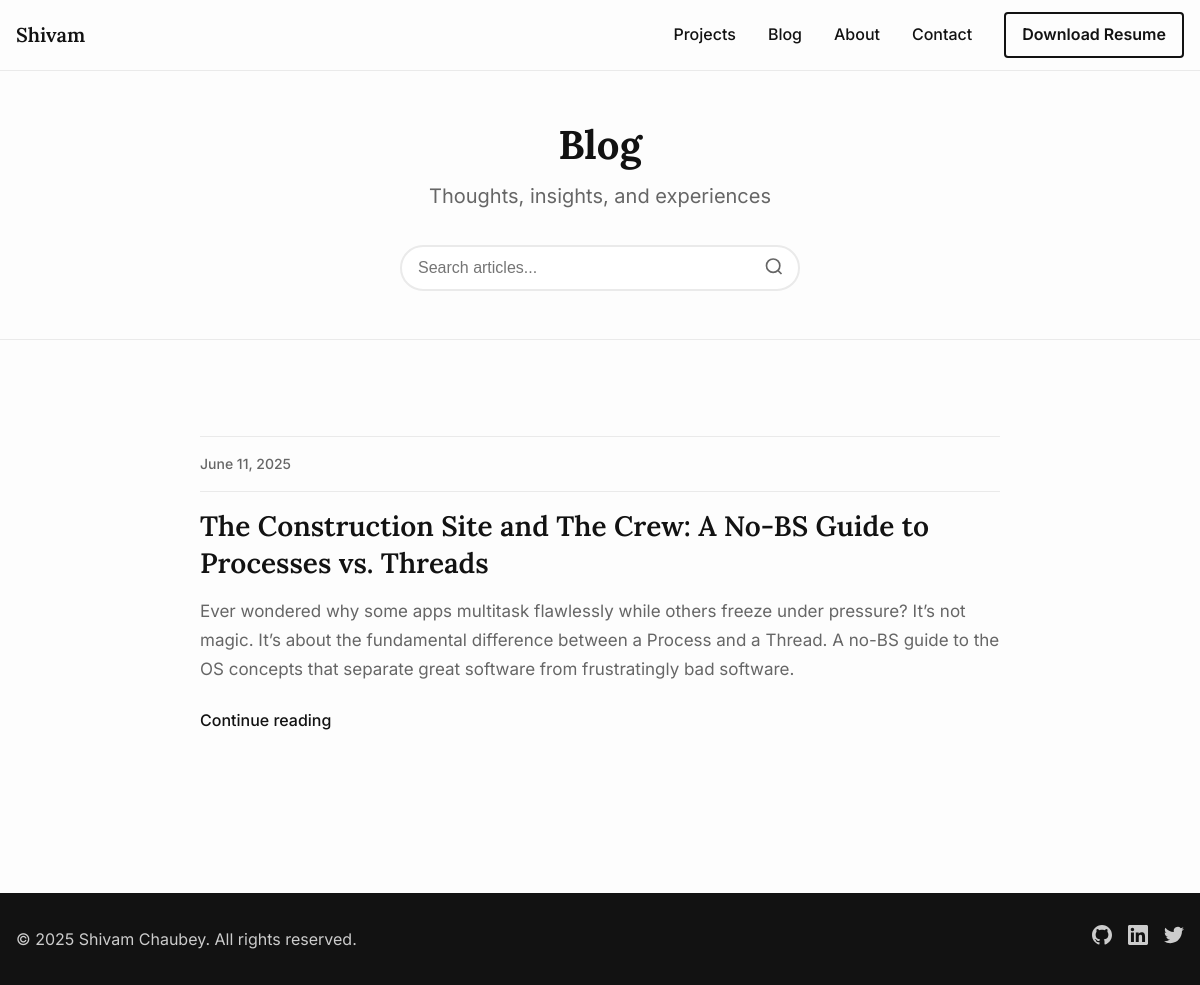
Screenshot of /blog/ with the database file from the repository.
### portfolio/models.py (models this page shows, shortened)
class SiteSettings(models.Model):
    site_title = models.CharField(max_length=100, default="Shivam Chaubey")
    navbar_title = models.CharField(max_length=50, default="Shivam", help_text="Text for navbar brand")
    hero_title = models.CharField(max_length=100, default="Hi, I am Shivam", help_text="Main hero section title")
    author_name = models.CharField(max_length=100, default="Shivam Chaubey", help_text="Author name for blog posts")
    tagline = models.CharField(max_length=200,
                              default="Software Developer & Creative Technologist")
    bio_short = models.TextField(max_length=500,
                                help_text="Brief bio for homepage hero section")
    bio_long = RichTextUploadingField(help_text="Detailed bio for about page")
    profile_image = models.ImageField(upload_to='profile/', blank=True, null=True,
                                     help_text="Professional headshot")
    email = models.EmailField(help_text="Professional email address")
    github_url = models.URLField(blank=True, help_text="GitHub profile URL")
    linkedin_url = models.URLField(blank=True, help_text="LinkedIn profile URL")
    twitter_url = models.URLField(blank=True, help_text="Twitter/X profile URL")
    meta_description = models.TextField(max_length=160, blank=True,
                                       help_text="Site description for search engines")
    created_at = models.DateTimeField(auto_now_add=True)
    updated_at = models.DateTimeField(auto_now=True)
    class Meta:
        verbose_name = "Site Settings"
        verbose_name_plural = "Site Settings"

class BlogPost(models.Model):
    title = models.CharField(max_length=200, help_text="The title of your blog post")
    slug = models.SlugField(max_length=200, unique=True, blank=True,
                           help_text="URL-friendly version of the title (auto-generated)")
    excerpt = models.TextField(max_length=300,
                              help_text="Brief description shown on blog listing page")
    content = RichTextUploadingField(help_text="Full blog post content with rich text editor")
    is_featured = models.BooleanField(default=False,
                                     help_text="Show on homepage featured section")
    is_published = models.BooleanField(default=True,
                                      help_text="Make this post visible to visitors")
    created_at = models.DateTimeField(auto_now_add=True)
    updated_at = models.DateTimeField(auto_now=True)
    published_at = models.DateTimeField(default=timezone.now,
                                       help_text="When this post should be published")
    class Meta:
        ordering = ['-published_at']
        verbose_name = "Blog Post"
        verbose_name_plural = "Blog Posts"
    def get_absolute_url(self):
        return reverse('blog_detail', kwargs={'slug': self.slug})

### portfolio/views.py (the view)
# urls.py: path('blog/', views.blog_list, name='blog_list'),
def blog_list(request):
    blog_posts = BlogPost.objects.filter(is_published=True)
    search_query = request.GET.get('search')
    if search_query:
        blog_posts = blog_posts.filter(
            Q(title__icontains=search_query) |
            Q(excerpt__icontains=search_query) |
            Q(content__icontains=search_query)
        )
    paginator = Paginator(blog_posts, 10)  # Show 10 posts per page
    page_number = request.GET.get('page')
    page_obj = paginator.get_page(page_number)
    context = {
        'site_settings': get_site_settings(),
        'page_obj': page_obj,
        'search_query': search_query,
    }
    return render(request, 'portfolio/blog_list.html', context)

### templates/portfolio/blog_list.html (shortened to what this page needs)
{% extends 'base.html' %}
{% load static %}
{% block content %}
<section class="page-header">
    <div class="container">
        <h1 class="page-title">Blog</h1>
        <p class="page-subtitle">Thoughts, insights, and experiences</p>
        <div class="search-form">
            <form method="get" class="search-container">
                <input type="text" name="search" placeholder="Search articles..."
                       value="{{ search_query|default:'' }}" class="search-input">
                <button type="submit" class="search-btn">
                    <svg width="20" height="20" viewBox="0 0 24 24" fill="none" stroke="currentColor" stroke-width="2">
                        <circle cx="11" cy="11" r="8"/>
                        <path d="m21 21-4.35-4.35"/>
                    </svg>
                </button>
            </form>
        </div>
    </div>
</section>
<section class="blog-content">
    <div class="container">
        {% if page_obj %}
            <div class="blog-articles">
                {% for post in page_obj %}
                <article class="blog-article">
                    <div class="article-meta">
                        <time datetime="{{ post.published_at|date:'Y-m-d' }}">
                            {{ post.published_at|date:'F j, Y' }}
                        </time>
                    </div>
                    <h2 class="article-title">
                        <a href="{{ post.get_absolute_url }}">{{ post.title }}</a>
                    </h2>
                    <p class="article-excerpt">{{ post.excerpt }}</p>
                    <a href="{{ post.get_absolute_url }}" class="article-link">Continue reading</a>
                </article>
                {% endfor %}
            </div>
        {% else %}
            <div class="empty-state">
                <h3>No blog posts found</h3>
                <p>{% if search_query %}Try adjusting your search terms.{% else %}Check back soon for new content!{% endif %}</p>
            </div>
        {% endif %}
    </div>
</section>
{% endblock %}

### templates/base.html (shortened to what this page needs)
<!DOCTYPE html>
<html lang="en">
<head>
    {% load static %}
    <link rel="stylesheet" href="{% static 'css/style.css' %}">
</head>
<body>
    <nav class="navbar">
        <div class="nav-container">
            <a href="{% url 'index' %}" class="nav-brand">{{ site_settings.navbar_title }}</a>
            <div class="nav-menu" id="nav-menu">
                <a href="{% url 'projects' %}" class="nav-link">Projects</a>
                <a href="{% url 'blog_list' %}" class="nav-link">Blog</a>
                <a href="{% url 'about' %}" class="nav-link">About</a>
                <a href="{% url 'contact' %}" class="nav-link">Contact</a>
                <a href="{% url 'download_resume' %}" class="nav-link resume-btn">Download Resume</a>
            </div>
        </div>
    </nav>
    <main class="main-content">
        {% block content %}{% endblock %}
    </main>
    <footer class="footer">
        <div class="footer-container">
            <div class="footer-content">
                <p>&copy; {% now "Y" %} {{ site_settings.site_title }}. All rights reserved.</p>
                <div class="social-links">
                    {% if site_settings.github_url %}
                        <a href="{{ site_settings.github_url }}" target="_blank" rel="noopener noreferrer" aria-label="GitHub">
                        </a>
                    {% endif %}
                    {% if site_settings.linkedin_url %}
                        <a href="{{ site_settings.linkedin_url }}" target="_blank" rel="noopener noreferrer" aria-label="LinkedIn">
                        </a>
                    {% endif %}
                    {% if site_settings.twitter_url %}
                        <a href="{{ site_settings.twitter_url }}" target="_blank" rel="noopener noreferrer" aria-label="Twitter">
                        </a>
                    {% endif %}
                </div>
            </div>
        </div>
    </footer>
</body>
</html>

### static/css/style.css (style rules this page uses)
* { margin: 0; padding: 0; box-sizing: border-box; }
html { font-size: 16px; scroll-behavior: smooth; }
body { font-family: 'Inter', -apple-system, BlinkMacSystemFont, 'Segoe UI', Roboto, sans-serif; font-weight: 400; line-height: 1.6; color: #121212; background-color: #FDFDFD; -webkit-font-smoothing: antialiased; -moz-osx-font-smoothing: grayscale; }
h1, h2, h3, h4, h5, h6 { font-family: 'Lora', 'Times New Roman', serif; font-weight: 600; line-height: 1.3; margin-bottom: 1rem; color: #121212; }
h1 { font-size: 2.5rem; font-weight: 700; }
h2 { font-size: 2rem; }
p { margin-bottom: 1rem; line-height: 1.7; }
a { color: #121212; text-decoration: none; transition: color 0.2s ease; }
.container { max-width: 1200px; margin: 0 auto; padding: 0 1rem; }
.navbar { background-color: #FDFDFD; border-bottom: 1px solid #EAEAEA; position: sticky; top: 0; z-index: 100; backdrop-filter: blur(10px); }
.nav-container { max-width: 1200px; margin: 0 auto; padding: 0 1rem; display: flex; justify-content: space-between; align-items: center; height: 70px; }
.nav-brand { font-family: 'Lora', serif; font-size: 1.25rem; font-weight: 600; color: #121212; text-decoration: none; }
.nav-menu { display: flex; align-items: center; gap: 2rem; }
.nav-link { color: #121212; font-weight: 500; padding: 0.5rem 0; position: relative; transition: color 0.2s ease; }
.nav-link.resume-btn { border: 2px solid #121212; padding: 0.5rem 1rem; border-radius: 4px; color: #121212; font-weight: 600; }
.page-header { padding: 3rem 0; text-align: center; border-bottom: 1px solid #EAEAEA; }
.page-title { font-size: 2.5rem; margin-bottom: 0.5rem; }
.page-subtitle { font-size: 1.25rem; color: #666; font-weight: 400; }
.article-title { font-size: 2.5rem; line-height: 1.2; margin-bottom: 1.5rem; }
.article-meta { padding: 1rem 0; border-top: 1px solid #EAEAEA; border-bottom: 1px solid #EAEAEA; color: #666; font-size: 0.875rem; }
.search-form { margin-top: 2rem; }
.search-container { position: relative; max-width: 400px; margin: 0 auto; }
.search-input { width: 100%; padding: 0.75rem 3rem 0.75rem 1rem; border: 2px solid #EAEAEA; border-radius: 25px; font-size: 1rem; background-color: white; transition: border-color 0.2s ease; }
.search-btn { position: absolute; right: 0.5rem; top: 50%; transform: translateY(-50%); background: none; border: none; color: #666; cursor: pointer; padding: 0.5rem; border-radius: 50%; transition: color 0.2s ease; }
.blog-content { padding: 3rem 0; }
.blog-articles { max-width: 800px; margin: 0 auto; }
.blog-article { padding: 3rem 0; border-bottom: 1px solid #EAEAEA; }
.blog-article:last-child { border-bottom: none; }
.article-meta { margin-bottom: 1rem; }
.article-meta time { color: #666; font-size: 0.875rem; font-weight: 500; }
.article-title { font-size: 1.75rem; margin-bottom: 1rem; line-height: 1.3; }
.article-title a { color: #121212; }
.article-excerpt { color: #666; line-height: 1.7; margin-bottom: 1.5rem; font-size: 1.0625rem; }
.article-link { color: #121212; font-weight: 500; }
.footer { background-color: #121212; color: white; padding: 2rem 0; margin-top: 4rem; }
.footer-container { max-width: 1200px; margin: 0 auto; padding: 0 1rem; }
.footer-content { display: flex; justify-content: space-between; align-items: center; flex-wrap: wrap; gap: 1rem; }
.footer-content p { margin: 0; color: #ccc; }
.social-links { display: flex; gap: 1rem; }
.social-links a { color: #ccc; transition: color 0.2s ease; }

### rows the page displays
SiteSettings: navbar_title "Shivam", site_title "Shivam Chaubey"
BlogPost: published_at "June 11, 2025", title "The Construction Site and The Crew: A No-BS Guide to Processes vs. Threads", excerpt "Ever wondered why some apps multitask flawlessly while others freeze under pressure? It’s not magic. It’s about the fundamental difference between a Process and a Thread. A no-BS guide to the OS concepts that separate great software from frustratingly bad software."
